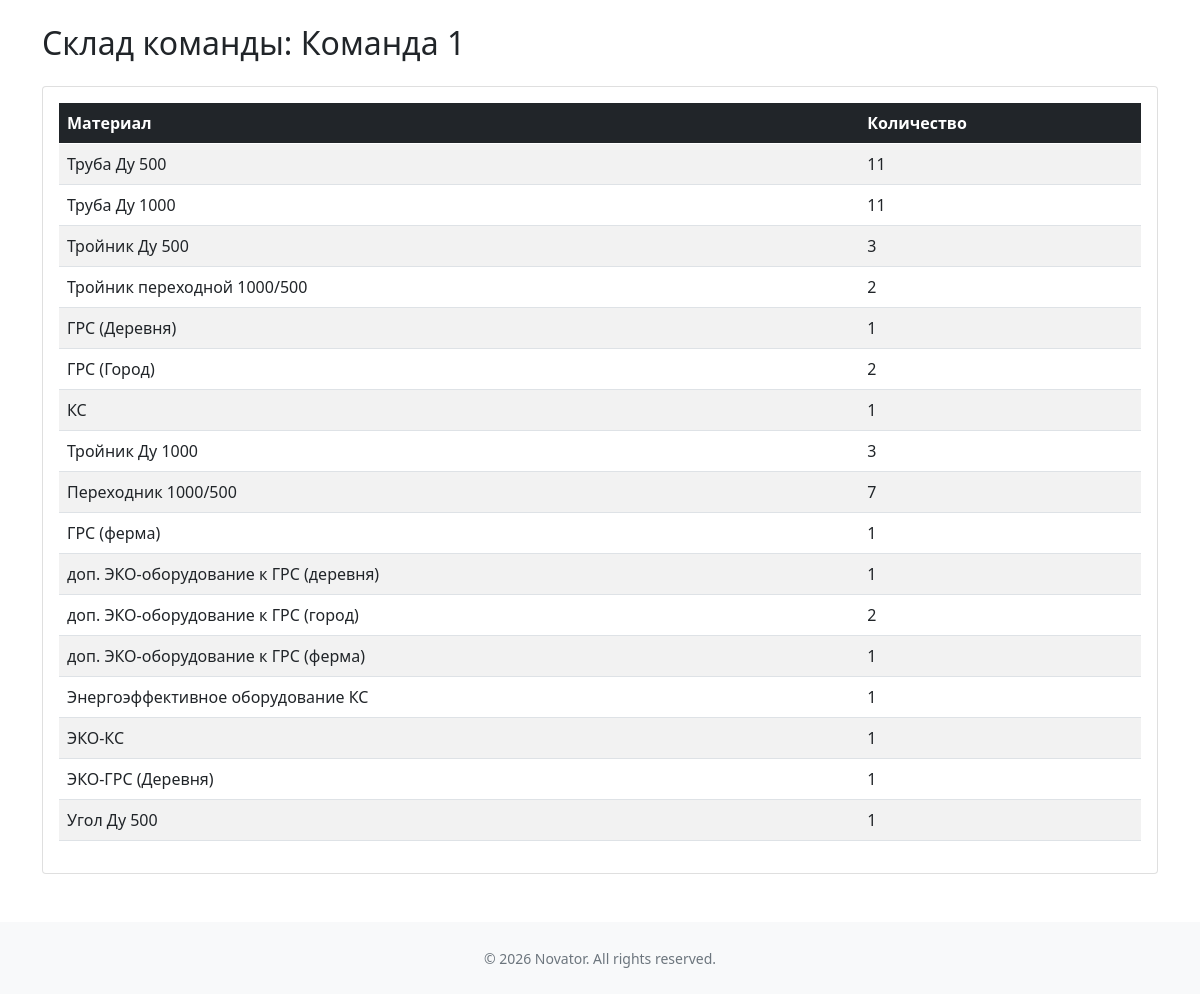
Screenshot of /mtr/sklad_team_detail/1/ with the database file from the repository.
### mtr/models.py (models this page shows, shortened)
class Sklad(models.Model):
    name = models.CharField(max_length=100, verbose_name='Название склада')
    team = models.OneToOneField(Team, on_delete=models.CASCADE, related_name='sklad', blank=True, null=True)
    slug = models.SlugField(max_length=100, blank=True)
    category = models.CharField(max_length=100, verbose_name='Категория склада', blank=True)
    is_active = models.BooleanField(default=True, verbose_name='Активен')
    class Meta:
        verbose_name = "Склад"
        verbose_name_plural = "Склады"
        ordering = ["name"]

class Stock(models.Model):
    warehouse = models.ForeignKey(
        Sklad,
        on_delete=models.CASCADE,
        related_name="stocks",
        verbose_name="Склад"
    )
    material = models.ForeignKey(
        Material,
        on_delete=models.CASCADE,
        related_name="stocks",
        verbose_name="Материал"
    )
    quantity = models.DecimalField(
        max_digits=15,
        decimal_places=3,
        default=0,
        verbose_name="Количество"
    )
    class Meta:
        unique_together = ("warehouse", "material")
        verbose_name = "Остаток"
        verbose_name_plural = "Остатки"

### main/models.py (models this page shows, shortened)
class Team(models.Model):
    name = models.CharField(max_length=100, verbose_name='Имя команды')
    slug = models.SlugField(max_length=100)
    status = models.BooleanField(default=False, verbose_name='Активно')
    learn_les = models.BooleanField(default=False, verbose_name='Мастер ЛЭС')
    learn_grs = models.BooleanField(default=False, verbose_name='Оператор ГРС')
    learn_ks = models.BooleanField(default=False, verbose_name='Инженер ГKС')
    auto = models.IntegerField(default=0, verbose_name='Автотранспорт')

class Material(models.Model):
    name = models.CharField(max_length=100,verbose_name='Наименование')
    slug = models.SlugField(max_length=100, blank=True)
    price = models.FloatField(max_length=10, verbose_name='Стоимость')
    category = models.ForeignKey(Category, on_delete=models.SET_DEFAULT ,verbose_name='Категория', default='пусто')
    eco_score = models.FloatField(max_length=10, verbose_name='Экологический балл', default=0)

### mtr/views.py (the view)
# urls.py: path('sklad_team_detail/<int:pk>/', views.sklad_team_detail, name='sklad_team_detail'),
def sklad_team_detail(request, pk):
    team = Team.objects.get(pk=pk)
    sklad = Sklad.objects.get(pk=team.sklad.pk)
    materials = Stock.objects.filter(warehouse=sklad)
    context = {
        'sklad': sklad,
        'materials': materials
    }
    return render(request, 'mtr/sklad_team_detail.html', context)

### templates/mtr/sklad_team_detail.html (shortened to what this page needs)
{% extends 'base.html' %}
{% load static %}
{% block content %}
<div class="container my-4">
  <h2 class="mb-4">Склад команды: {{ sklad.team.name }}</h2>
  <div class="card">
    <div class="card-body">
      <div class="table-responsive">
        <table class="table table-striped table-hover">
          <thead class="table-dark">
            <tr>
              <th scope="col">Материал</th>
              <th scope="col">Количество</th>
            </tr>
          </thead>
          <tbody>
            {% for item in materials %}
            <tr>
              <td>{{ item.material.name }}</td>
              <td>{{ item.quantity|floatformat:0 }}</td>
            </tr>
            {% empty %}
            <tr>
              <td colspan="2" class="text-center">Нет материалов на складе.</td>
            </tr>
            {% endfor %}
          </tbody>
        </table>
      </div>
    </div>
  </div>
{% endblock %}

### rows the page displays
Sklad: team.name "Команда 1"
Stock: material.name "Труба Ду 500", quantity "11"
Stock: material.name "Труба Ду 1000", quantity "11"
Stock: material.name "Тройник Ду 500", quantity "3"
Stock: material.name "Тройник переходной 1000/500", quantity "2"
Stock: material.name "ГРС (Деревня)", quantity "1"
Stock: material.name "ГРС (Город)", quantity "2"
Stock: material.name "КС", quantity "1"
Stock: material.name "Тройник Ду 1000", quantity "3"
Stock: material.name "Переходник 1000/500", quantity "7"
Stock: material.name "ГРС (ферма)", quantity "1"
Stock: material.name "доп. ЭКО-оборудование к ГРС (деревня)", quantity "1"
Stock: material.name "доп. ЭКО-оборудование к ГРС (город)", quantity "2"
Stock: material.name "доп. ЭКО-оборудование к ГРС (ферма)", quantity "1"
Stock: material.name "Энергоэффективное оборудование КС", quantity "1"
Stock: material.name "ЭКО-КС", quantity "1"
Stock: material.name "ЭКО-ГРС (Деревня)", quantity "1"
Stock: material.name "Угол Ду 500", quantity "1"

### other values shown
{{ year|default:2026 }} "2026"
